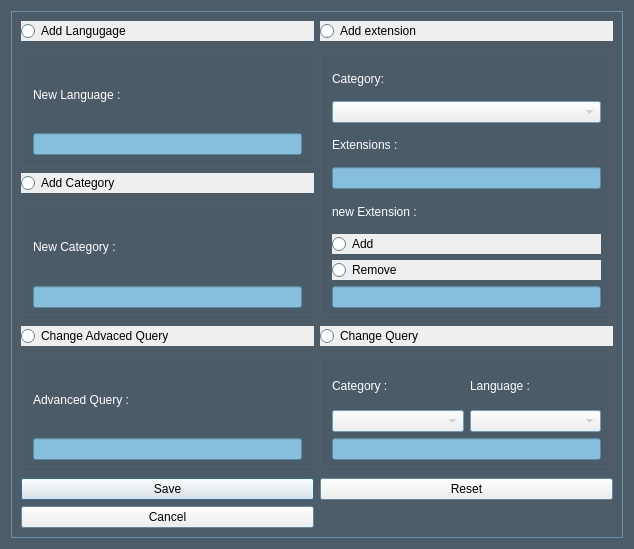
<?xml version="1.0" encoding="UTF-8"?>
<ui version="4.0">
 <class>Dialog</class>
 <widget class="QDialog" name="Dialog">
  <property name="geometry">
   <rect>
    <x>0</x>
    <y>0</y>
    <width>634</width>
    <height>549</height>
   </rect>
  </property>
  <property name="palette">
   <palette>
    <active>
     <colorrole role="Base">
      <brush brushstyle="SolidPattern">
       <color alpha="255">
        <red>255</red>
        <green>255</green>
        <blue>255</blue>
       </color>
      </brush>
     </colorrole>
     <colorrole role="Window">
      <brush brushstyle="SolidPattern">
       <color alpha="255">
        <red>76</red>
        <green>92</green>
        <blue>104</blue>
       </color>
      </brush>
     </colorrole>
    </active>
    <inactive>
     <colorrole role="Base">
      <brush brushstyle="SolidPattern">
       <color alpha="255">
        <red>255</red>
        <green>255</green>
        <blue>255</blue>
       </color>
      </brush>
     </colorrole>
     <colorrole role="Window">
      <brush brushstyle="SolidPattern">
       <color alpha="255">
        <red>76</red>
        <green>92</green>
        <blue>104</blue>
       </color>
      </brush>
     </colorrole>
    </inactive>
    <disabled>
     <colorrole role="Base">
      <brush brushstyle="SolidPattern">
       <color alpha="255">
        <red>76</red>
        <green>92</green>
        <blue>104</blue>
       </color>
      </brush>
     </colorrole>
     <colorrole role="Window">
      <brush brushstyle="SolidPattern">
       <color alpha="255">
        <red>76</red>
        <green>92</green>
        <blue>104</blue>
       </color>
      </brush>
     </colorrole>
    </disabled>
   </palette>
  </property>
  <property name="windowTitle">
   <string>Settings</string>
  </property>
  <layout class="QGridLayout" name="gridLayout_4">
   <item row="0" column="0">
    <widget class="QFrame" name="frame">
     <property name="palette">
      <palette>
       <active>
        <colorrole role="Base">
         <brush brushstyle="SolidPattern">
          <color alpha="255">
           <red>255</red>
           <green>255</green>
           <blue>255</blue>
          </color>
         </brush>
        </colorrole>
        <colorrole role="Window">
         <brush brushstyle="SolidPattern">
          <color alpha="255">
           <red>134</red>
           <green>191</green>
           <blue>221</blue>
          </color>
         </brush>
        </colorrole>
       </active>
       <inactive>
        <colorrole role="Base">
         <brush brushstyle="SolidPattern">
          <color alpha="255">
           <red>255</red>
           <green>255</green>
           <blue>255</blue>
          </color>
         </brush>
        </colorrole>
        <colorrole role="Window">
         <brush brushstyle="SolidPattern">
          <color alpha="255">
           <red>134</red>
           <green>191</green>
           <blue>221</blue>
          </color>
         </brush>
        </colorrole>
       </inactive>
       <disabled>
        <colorrole role="Base">
         <brush brushstyle="SolidPattern">
          <color alpha="255">
           <red>134</red>
           <green>191</green>
           <blue>221</blue>
          </color>
         </brush>
        </colorrole>
        <colorrole role="Window">
         <brush brushstyle="SolidPattern">
          <color alpha="255">
           <red>134</red>
           <green>191</green>
           <blue>221</blue>
          </color>
         </brush>
        </colorrole>
       </disabled>
      </palette>
     </property>
     <property name="frameShape">
      <enum>QFrame::StyledPanel</enum>
     </property>
     <property name="frameShadow">
      <enum>QFrame::Raised</enum>
     </property>
     <layout class="QGridLayout" name="gridLayout_2">
      <item row="0" column="0">
       <widget class="QRadioButton" name="addLanguage_rb">
        <property name="palette">
         <palette>
          <active>
           <colorrole role="Text">
            <brush brushstyle="SolidPattern">
             <color alpha="255">
              <red>255</red>
              <green>255</green>
              <blue>255</blue>
             </color>
            </brush>
           </colorrole>
          </active>
          <inactive>
           <colorrole role="Text">
            <brush brushstyle="SolidPattern">
             <color alpha="255">
              <red>255</red>
              <green>255</green>
              <blue>255</blue>
             </color>
            </brush>
           </colorrole>
          </inactive>
          <disabled>
           <colorrole role="Text">
            <brush brushstyle="SolidPattern">
             <color alpha="255">
              <red>159</red>
              <green>158</green>
              <blue>158</blue>
             </color>
            </brush>
           </colorrole>
          </disabled>
         </palette>
        </property>
        <property name="autoFillBackground">
         <bool>true</bool>
        </property>
        <property name="text">
         <string>Add Langugage</string>
        </property>
       </widget>
      </item>
      <item row="0" column="1">
       <widget class="QRadioButton" name="addExtension_rb">
        <property name="palette">
         <palette>
          <active>
           <colorrole role="Text">
            <brush brushstyle="SolidPattern">
             <color alpha="255">
              <red>255</red>
              <green>255</green>
              <blue>255</blue>
             </color>
            </brush>
           </colorrole>
          </active>
          <inactive>
           <colorrole role="Text">
            <brush brushstyle="SolidPattern">
             <color alpha="255">
              <red>255</red>
              <green>255</green>
              <blue>255</blue>
             </color>
            </brush>
           </colorrole>
          </inactive>
          <disabled>
           <colorrole role="Text">
            <brush brushstyle="SolidPattern">
             <color alpha="255">
              <red>159</red>
              <green>158</green>
              <blue>158</blue>
             </color>
            </brush>
           </colorrole>
          </disabled>
         </palette>
        </property>
        <property name="autoFillBackground">
         <bool>true</bool>
        </property>
        <property name="text">
         <string>Add extension</string>
        </property>
       </widget>
      </item>
      <item row="1" column="0">
       <widget class="QGroupBox" name="groupBox_2">
        <property name="title">
         <string/>
        </property>
        <layout class="QVBoxLayout" name="verticalLayout_2">
         <item>
          <widget class="QLabel" name="label_6">
           <property name="palette">
            <palette>
             <active>
              <colorrole role="WindowText">
               <brush brushstyle="SolidPattern">
                <color alpha="255">
                 <red>255</red>
                 <green>255</green>
                 <blue>255</blue>
                </color>
               </brush>
              </colorrole>
             </active>
             <inactive>
              <colorrole role="WindowText">
               <brush brushstyle="SolidPattern">
                <color alpha="255">
                 <red>255</red>
                 <green>255</green>
                 <blue>255</blue>
                </color>
               </brush>
              </colorrole>
             </inactive>
             <disabled>
              <colorrole role="WindowText">
               <brush brushstyle="SolidPattern">
                <color alpha="255">
                 <red>159</red>
                 <green>158</green>
                 <blue>158</blue>
                </color>
               </brush>
              </colorrole>
             </disabled>
            </palette>
           </property>
           <property name="text">
            <string>New Language :</string>
           </property>
          </widget>
         </item>
         <item>
          <widget class="QLineEdit" name="language_le">
           <property name="enabled">
            <bool>false</bool>
           </property>
          </widget>
         </item>
        </layout>
       </widget>
      </item>
      <item row="1" column="1" rowspan="3">
       <widget class="QGroupBox" name="groupBox_4">
        <property name="title">
         <string/>
        </property>
        <layout class="QVBoxLayout" name="verticalLayout_3">
         <item>
          <widget class="QLabel" name="label_2">
           <property name="palette">
            <palette>
             <active>
              <colorrole role="WindowText">
               <brush brushstyle="SolidPattern">
                <color alpha="255">
                 <red>255</red>
                 <green>255</green>
                 <blue>255</blue>
                </color>
               </brush>
              </colorrole>
             </active>
             <inactive>
              <colorrole role="WindowText">
               <brush brushstyle="SolidPattern">
                <color alpha="255">
                 <red>255</red>
                 <green>255</green>
                 <blue>255</blue>
                </color>
               </brush>
              </colorrole>
             </inactive>
             <disabled>
              <colorrole role="WindowText">
               <brush brushstyle="SolidPattern">
                <color alpha="255">
                 <red>159</red>
                 <green>158</green>
                 <blue>158</blue>
                </color>
               </brush>
              </colorrole>
             </disabled>
            </palette>
           </property>
           <property name="text">
            <string>Category: </string>
           </property>
          </widget>
         </item>
         <item>
          <widget class="QComboBox" name="extensionCategory_cb">
           <property name="enabled">
            <bool>false</bool>
           </property>
          </widget>
         </item>
         <item>
          <widget class="QLabel" name="label_7">
           <property name="palette">
            <palette>
             <active>
              <colorrole role="WindowText">
               <brush brushstyle="SolidPattern">
                <color alpha="255">
                 <red>255</red>
                 <green>255</green>
                 <blue>255</blue>
                </color>
               </brush>
              </colorrole>
             </active>
             <inactive>
              <colorrole role="WindowText">
               <brush brushstyle="SolidPattern">
                <color alpha="255">
                 <red>255</red>
                 <green>255</green>
                 <blue>255</blue>
                </color>
               </brush>
              </colorrole>
             </inactive>
             <disabled>
              <colorrole role="WindowText">
               <brush brushstyle="SolidPattern">
                <color alpha="255">
                 <red>159</red>
                 <green>158</green>
                 <blue>158</blue>
                </color>
               </brush>
              </colorrole>
             </disabled>
            </palette>
           </property>
           <property name="text">
            <string>Extensions :</string>
           </property>
          </widget>
         </item>
         <item>
          <widget class="QLineEdit" name="extensions_le">
           <property name="enabled">
            <bool>false</bool>
           </property>
           <property name="readOnly">
            <bool>true</bool>
           </property>
          </widget>
         </item>
         <item>
          <widget class="QLabel" name="label_8">
           <property name="palette">
            <palette>
             <active>
              <colorrole role="WindowText">
               <brush brushstyle="SolidPattern">
                <color alpha="255">
                 <red>255</red>
                 <green>255</green>
                 <blue>255</blue>
                </color>
               </brush>
              </colorrole>
             </active>
             <inactive>
              <colorrole role="WindowText">
               <brush brushstyle="SolidPattern">
                <color alpha="255">
                 <red>255</red>
                 <green>255</green>
                 <blue>255</blue>
                </color>
               </brush>
              </colorrole>
             </inactive>
             <disabled>
              <colorrole role="WindowText">
               <brush brushstyle="SolidPattern">
                <color alpha="255">
                 <red>159</red>
                 <green>158</green>
                 <blue>158</blue>
                </color>
               </brush>
              </colorrole>
             </disabled>
            </palette>
           </property>
           <property name="text">
            <string>new Extension :</string>
           </property>
          </widget>
         </item>
         <item>
          <widget class="QRadioButton" name="addExt_rb">
           <property name="palette">
            <palette>
             <active>
              <colorrole role="Text">
               <brush brushstyle="SolidPattern">
                <color alpha="255">
                 <red>255</red>
                 <green>255</green>
                 <blue>255</blue>
                </color>
               </brush>
              </colorrole>
             </active>
             <inactive>
              <colorrole role="Text">
               <brush brushstyle="SolidPattern">
                <color alpha="255">
                 <red>255</red>
                 <green>255</green>
                 <blue>255</blue>
                </color>
               </brush>
              </colorrole>
             </inactive>
             <disabled>
              <colorrole role="Text">
               <brush brushstyle="SolidPattern">
                <color alpha="255">
                 <red>159</red>
                 <green>158</green>
                 <blue>158</blue>
                </color>
               </brush>
              </colorrole>
             </disabled>
            </palette>
           </property>
           <property name="autoFillBackground">
            <bool>true</bool>
           </property>
           <property name="text">
            <string>Add</string>
           </property>
          </widget>
         </item>
         <item>
          <widget class="QRadioButton" name="removeExt_rb">
           <property name="palette">
            <palette>
             <active>
              <colorrole role="Text">
               <brush brushstyle="SolidPattern">
                <color alpha="255">
                 <red>255</red>
                 <green>255</green>
                 <blue>255</blue>
                </color>
               </brush>
              </colorrole>
             </active>
             <inactive>
              <colorrole role="Text">
               <brush brushstyle="SolidPattern">
                <color alpha="255">
                 <red>255</red>
                 <green>255</green>
                 <blue>255</blue>
                </color>
               </brush>
              </colorrole>
             </inactive>
             <disabled>
              <colorrole role="Text">
               <brush brushstyle="SolidPattern">
                <color alpha="255">
                 <red>159</red>
                 <green>158</green>
                 <blue>158</blue>
                </color>
               </brush>
              </colorrole>
             </disabled>
            </palette>
           </property>
           <property name="autoFillBackground">
            <bool>true</bool>
           </property>
           <property name="text">
            <string>Remove</string>
           </property>
          </widget>
         </item>
         <item>
          <widget class="QLineEdit" name="newExtension_le">
           <property name="enabled">
            <bool>false</bool>
           </property>
          </widget>
         </item>
        </layout>
       </widget>
      </item>
      <item row="2" column="0">
       <widget class="QRadioButton" name="addCategory_rb">
        <property name="palette">
         <palette>
          <active>
           <colorrole role="Text">
            <brush brushstyle="SolidPattern">
             <color alpha="255">
              <red>255</red>
              <green>255</green>
              <blue>255</blue>
             </color>
            </brush>
           </colorrole>
          </active>
          <inactive>
           <colorrole role="Text">
            <brush brushstyle="SolidPattern">
             <color alpha="255">
              <red>255</red>
              <green>255</green>
              <blue>255</blue>
             </color>
            </brush>
           </colorrole>
          </inactive>
          <disabled>
           <colorrole role="Text">
            <brush brushstyle="SolidPattern">
             <color alpha="255">
              <red>159</red>
              <green>158</green>
              <blue>158</blue>
             </color>
            </brush>
           </colorrole>
          </disabled>
         </palette>
        </property>
        <property name="autoFillBackground">
         <bool>true</bool>
        </property>
        <property name="text">
         <string>Add Category</string>
        </property>
       </widget>
      </item>
      <item row="3" column="0">
       <widget class="QGroupBox" name="groupBox">
        <property name="title">
         <string/>
        </property>
        <property name="checkable">
         <bool>false</bool>
        </property>
        <layout class="QVBoxLayout" name="verticalLayout">
         <item>
          <widget class="QLabel" name="label">
           <property name="palette">
            <palette>
             <active>
              <colorrole role="WindowText">
               <brush brushstyle="SolidPattern">
                <color alpha="255">
                 <red>255</red>
                 <green>255</green>
                 <blue>255</blue>
                </color>
               </brush>
              </colorrole>
             </active>
             <inactive>
              <colorrole role="WindowText">
               <brush brushstyle="SolidPattern">
                <color alpha="255">
                 <red>255</red>
                 <green>255</green>
                 <blue>255</blue>
                </color>
               </brush>
              </colorrole>
             </inactive>
             <disabled>
              <colorrole role="WindowText">
               <brush brushstyle="SolidPattern">
                <color alpha="255">
                 <red>159</red>
                 <green>158</green>
                 <blue>158</blue>
                </color>
               </brush>
              </colorrole>
             </disabled>
            </palette>
           </property>
           <property name="text">
            <string>New Category :</string>
           </property>
          </widget>
         </item>
         <item>
          <widget class="QLineEdit" name="newCategory_le">
           <property name="enabled">
            <bool>false</bool>
           </property>
          </widget>
         </item>
        </layout>
       </widget>
      </item>
      <item row="4" column="0">
       <widget class="QRadioButton" name="changeAdvancedQuery_rb">
        <property name="palette">
         <palette>
          <active>
           <colorrole role="Text">
            <brush brushstyle="SolidPattern">
             <color alpha="255">
              <red>255</red>
              <green>255</green>
              <blue>255</blue>
             </color>
            </brush>
           </colorrole>
          </active>
          <inactive>
           <colorrole role="Text">
            <brush brushstyle="SolidPattern">
             <color alpha="255">
              <red>255</red>
              <green>255</green>
              <blue>255</blue>
             </color>
            </brush>
           </colorrole>
          </inactive>
          <disabled>
           <colorrole role="Text">
            <brush brushstyle="SolidPattern">
             <color alpha="255">
              <red>159</red>
              <green>158</green>
              <blue>158</blue>
             </color>
            </brush>
           </colorrole>
          </disabled>
         </palette>
        </property>
        <property name="autoFillBackground">
         <bool>true</bool>
        </property>
        <property name="text">
         <string>Change Advaced Query</string>
        </property>
       </widget>
      </item>
      <item row="4" column="1">
       <widget class="QRadioButton" name="changeQuery_rb">
        <property name="palette">
         <palette>
          <active>
           <colorrole role="Text">
            <brush brushstyle="SolidPattern">
             <color alpha="255">
              <red>255</red>
              <green>255</green>
              <blue>255</blue>
             </color>
            </brush>
           </colorrole>
          </active>
          <inactive>
           <colorrole role="Text">
            <brush brushstyle="SolidPattern">
             <color alpha="255">
              <red>255</red>
              <green>255</green>
              <blue>255</blue>
             </color>
            </brush>
           </colorrole>
          </inactive>
          <disabled>
           <colorrole role="Text">
            <brush brushstyle="SolidPattern">
             <color alpha="255">
              <red>159</red>
              <green>158</green>
              <blue>158</blue>
             </color>
            </brush>
           </colorrole>
          </disabled>
         </palette>
        </property>
        <property name="autoFillBackground">
         <bool>true</bool>
        </property>
        <property name="text">
         <string>Change Query</string>
        </property>
        <property name="checkable">
         <bool>true</bool>
        </property>
       </widget>
      </item>
      <item row="5" column="0">
       <widget class="QGroupBox" name="groupBox_5">
        <property name="title">
         <string/>
        </property>
        <layout class="QVBoxLayout" name="verticalLayout_4">
         <item>
          <widget class="QLabel" name="label_4">
           <property name="palette">
            <palette>
             <active>
              <colorrole role="WindowText">
               <brush brushstyle="SolidPattern">
                <color alpha="255">
                 <red>255</red>
                 <green>255</green>
                 <blue>255</blue>
                </color>
               </brush>
              </colorrole>
             </active>
             <inactive>
              <colorrole role="WindowText">
               <brush brushstyle="SolidPattern">
                <color alpha="255">
                 <red>255</red>
                 <green>255</green>
                 <blue>255</blue>
                </color>
               </brush>
              </colorrole>
             </inactive>
             <disabled>
              <colorrole role="WindowText">
               <brush brushstyle="SolidPattern">
                <color alpha="255">
                 <red>159</red>
                 <green>158</green>
                 <blue>158</blue>
                </color>
               </brush>
              </colorrole>
             </disabled>
            </palette>
           </property>
           <property name="text">
            <string>Advanced Query :</string>
           </property>
          </widget>
         </item>
         <item>
          <widget class="QLineEdit" name="advancedQuery_le">
           <property name="enabled">
            <bool>false</bool>
           </property>
          </widget>
         </item>
        </layout>
       </widget>
      </item>
      <item row="5" column="1">
       <widget class="QGroupBox" name="groupBox_3">
        <property name="title">
         <string/>
        </property>
        <layout class="QGridLayout" name="gridLayout">
         <item row="3" column="0" colspan="2">
          <widget class="QLineEdit" name="changeQuery_le">
           <property name="enabled">
            <bool>false</bool>
           </property>
          </widget>
         </item>
         <item row="2" column="0">
          <widget class="QComboBox" name="changeCategory_cb">
           <property name="enabled">
            <bool>false</bool>
           </property>
          </widget>
         </item>
         <item row="2" column="1">
          <widget class="QComboBox" name="changeLanguage_cb">
           <property name="enabled">
            <bool>false</bool>
           </property>
          </widget>
         </item>
         <item row="1" column="1">
          <widget class="QLabel" name="label_5">
           <property name="palette">
            <palette>
             <active>
              <colorrole role="WindowText">
               <brush brushstyle="SolidPattern">
                <color alpha="255">
                 <red>255</red>
                 <green>255</green>
                 <blue>255</blue>
                </color>
               </brush>
              </colorrole>
             </active>
             <inactive>
              <colorrole role="WindowText">
               <brush brushstyle="SolidPattern">
                <color alpha="255">
                 <red>255</red>
                 <green>255</green>
                 <blue>255</blue>
                </color>
               </brush>
              </colorrole>
             </inactive>
             <disabled>
              <colorrole role="WindowText">
               <brush brushstyle="SolidPattern">
                <color alpha="255">
                 <red>159</red>
                 <green>158</green>
                 <blue>158</blue>
                </color>
               </brush>
              </colorrole>
             </disabled>
            </palette>
           </property>
           <property name="text">
            <string>Language :</string>
           </property>
          </widget>
         </item>
         <item row="1" column="0">
          <widget class="QLabel" name="label_3">
           <property name="palette">
            <palette>
             <active>
              <colorrole role="WindowText">
               <brush brushstyle="SolidPattern">
                <color alpha="255">
                 <red>255</red>
                 <green>255</green>
                 <blue>255</blue>
                </color>
               </brush>
              </colorrole>
             </active>
             <inactive>
              <colorrole role="WindowText">
               <brush brushstyle="SolidPattern">
                <color alpha="255">
                 <red>255</red>
                 <green>255</green>
                 <blue>255</blue>
                </color>
               </brush>
              </colorrole>
             </inactive>
             <disabled>
              <colorrole role="WindowText">
               <brush brushstyle="SolidPattern">
                <color alpha="255">
                 <red>159</red>
                 <green>158</green>
                 <blue>158</blue>
                </color>
               </brush>
              </colorrole>
             </disabled>
            </palette>
           </property>
           <property name="text">
            <string>Category :</string>
           </property>
          </widget>
         </item>
        </layout>
       </widget>
      </item>
      <item row="6" column="0">
       <widget class="QPushButton" name="save_pb">
        <property name="text">
         <string>Save</string>
        </property>
       </widget>
      </item>
      <item row="6" column="1">
       <widget class="QPushButton" name="reset_pb">
        <property name="text">
         <string>Reset</string>
        </property>
       </widget>
      </item>
      <item row="7" column="0">
       <widget class="QPushButton" name="cancel_pb">
        <property name="text">
         <string>Cancel</string>
        </property>
       </widget>
      </item>
     </layout>
    </widget>
   </item>
  </layout>
 </widget>
 <resources/>
 <connections>
  <connection>
   <sender>addCategory_rb</sender>
   <signal>toggled(bool)</signal>
   <receiver>newCategory_le</receiver>
   <slot>setEnabled(bool)</slot>
   <hints>
    <hint type="sourcelabel">
     <x>257</x>
     <y>189</y>
    </hint>
    <hint type="destinationlabel">
     <x>301</x>
     <y>299</y>
    </hint>
   </hints>
  </connection>
  <connection>
   <sender>addLanguage_rb</sender>
   <signal>toggled(bool)</signal>
   <receiver>language_le</receiver>
   <slot>setEnabled(bool)</slot>
   <hints>
    <hint type="sourcelabel">
     <x>103</x>
     <y>39</y>
    </hint>
    <hint type="destinationlabel">
     <x>202</x>
     <y>150</y>
    </hint>
   </hints>
  </connection>
  <connection>
   <sender>changeQuery_rb</sender>
   <signal>toggled(bool)</signal>
   <receiver>changeCategory_cb</receiver>
   <slot>setEnabled(bool)</slot>
   <hints>
    <hint type="sourcelabel">
     <x>614</x>
     <y>338</y>
    </hint>
    <hint type="destinationlabel">
     <x>468</x>
     <y>419</y>
    </hint>
   </hints>
  </connection>
  <connection>
   <sender>changeQuery_rb</sender>
   <signal>toggled(bool)</signal>
   <receiver>changeLanguage_cb</receiver>
   <slot>setEnabled(bool)</slot>
   <hints>
    <hint type="sourcelabel">
     <x>614</x>
     <y>338</y>
    </hint>
    <hint type="destinationlabel">
     <x>605</x>
     <y>419</y>
    </hint>
   </hints>
  </connection>
  <connection>
   <sender>changeQuery_rb</sender>
   <signal>toggled(bool)</signal>
   <receiver>changeQuery_le</receiver>
   <slot>setEnabled(bool)</slot>
   <hints>
    <hint type="sourcelabel">
     <x>614</x>
     <y>338</y>
    </hint>
    <hint type="destinationlabel">
     <x>605</x>
     <y>452</y>
    </hint>
   </hints>
  </connection>
  <connection>
   <sender>addExtension_rb</sender>
   <signal>toggled(bool)</signal>
   <receiver>extensionCategory_cb</receiver>
   <slot>setEnabled(bool)</slot>
   <hints>
    <hint type="sourcelabel">
     <x>343</x>
     <y>31</y>
    </hint>
    <hint type="destinationlabel">
     <x>605</x>
     <y>124</y>
    </hint>
   </hints>
  </connection>
  <connection>
   <sender>addExtension_rb</sender>
   <signal>toggled(bool)</signal>
   <receiver>extensions_le</receiver>
   <slot>setEnabled(bool)</slot>
   <hints>
    <hint type="sourcelabel">
     <x>376</x>
     <y>30</y>
    </hint>
    <hint type="destinationlabel">
     <x>605</x>
     <y>184</y>
    </hint>
   </hints>
  </connection>
  <connection>
   <sender>addExtension_rb</sender>
   <signal>toggled(bool)</signal>
   <receiver>newExtension_le</receiver>
   <slot>setEnabled(bool)</slot>
   <hints>
    <hint type="sourcelabel">
     <x>417</x>
     <y>37</y>
    </hint>
    <hint type="destinationlabel">
     <x>605</x>
     <y>299</y>
    </hint>
   </hints>
  </connection>
  <connection>
   <sender>addExtension_rb</sender>
   <signal>toggled(bool)</signal>
   <receiver>addExt_rb</receiver>
   <slot>setEnabled(bool)</slot>
   <hints>
    <hint type="sourcelabel">
     <x>614</x>
     <y>40</y>
    </hint>
    <hint type="destinationlabel">
     <x>605</x>
     <y>238</y>
    </hint>
   </hints>
  </connection>
  <connection>
   <sender>addExtension_rb</sender>
   <signal>toggled(bool)</signal>
   <receiver>removeExt_rb</receiver>
   <slot>setEnabled(bool)</slot>
   <hints>
    <hint type="sourcelabel">
     <x>597</x>
     <y>40</y>
    </hint>
    <hint type="destinationlabel">
     <x>605</x>
     <y>266</y>
    </hint>
   </hints>
  </connection>
  <connection>
   <sender>addExtension_rb</sender>
   <signal>toggled(bool)</signal>
   <receiver>removeExt_rb</receiver>
   <slot>setEnabled(bool)</slot>
   <hints>
    <hint type="sourcelabel">
     <x>614</x>
     <y>40</y>
    </hint>
    <hint type="destinationlabel">
     <x>605</x>
     <y>266</y>
    </hint>
   </hints>
  </connection>
  <connection>
   <sender>changeAdvancedQuery_rb</sender>
   <signal>toggled(bool)</signal>
   <receiver>advancedQuery_le</receiver>
   <slot>setEnabled(bool)</slot>
   <hints>
    <hint type="sourcelabel">
     <x>144</x>
     <y>330</y>
    </hint>
    <hint type="destinationlabel">
     <x>173</x>
     <y>443</y>
    </hint>
   </hints>
  </connection>
 </connections>
</ui>
